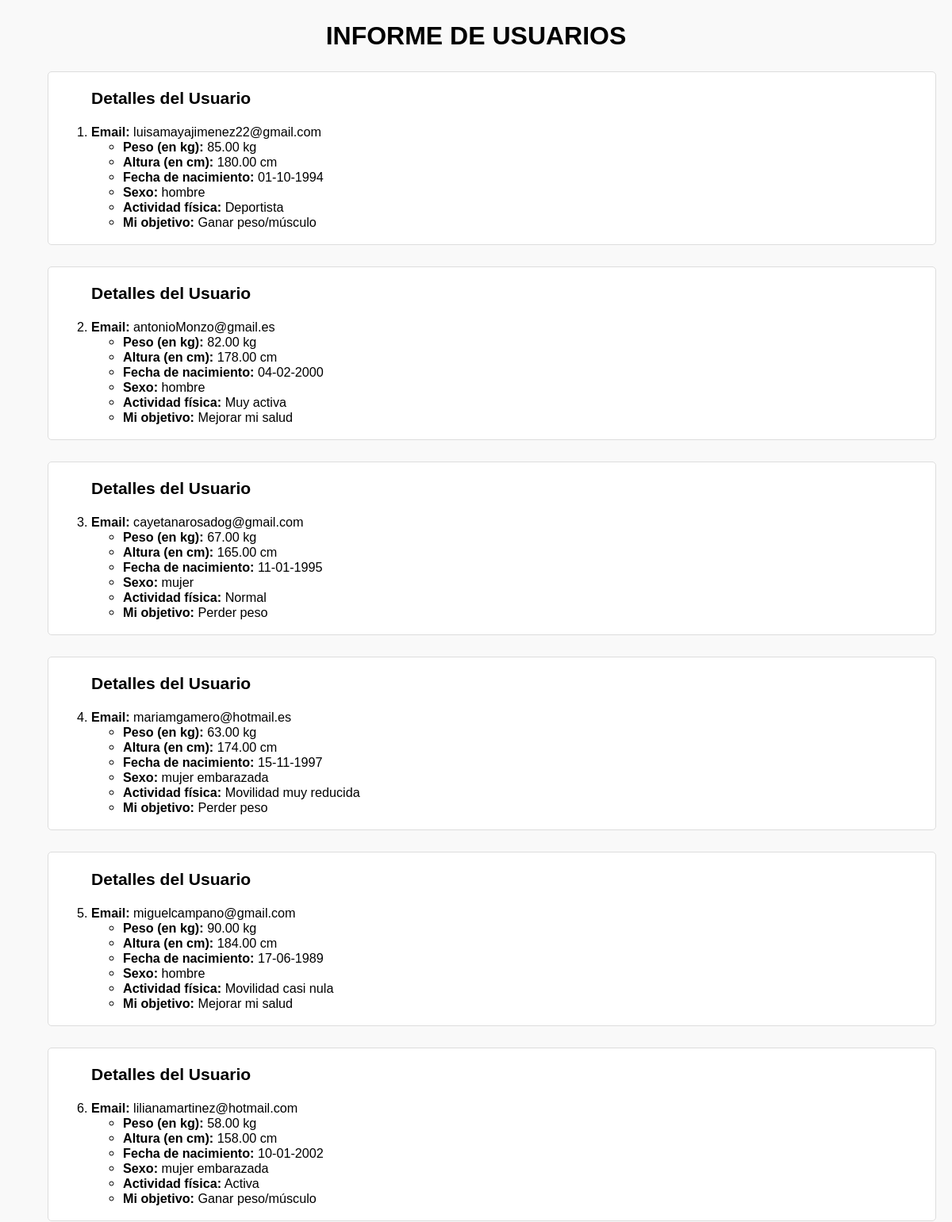
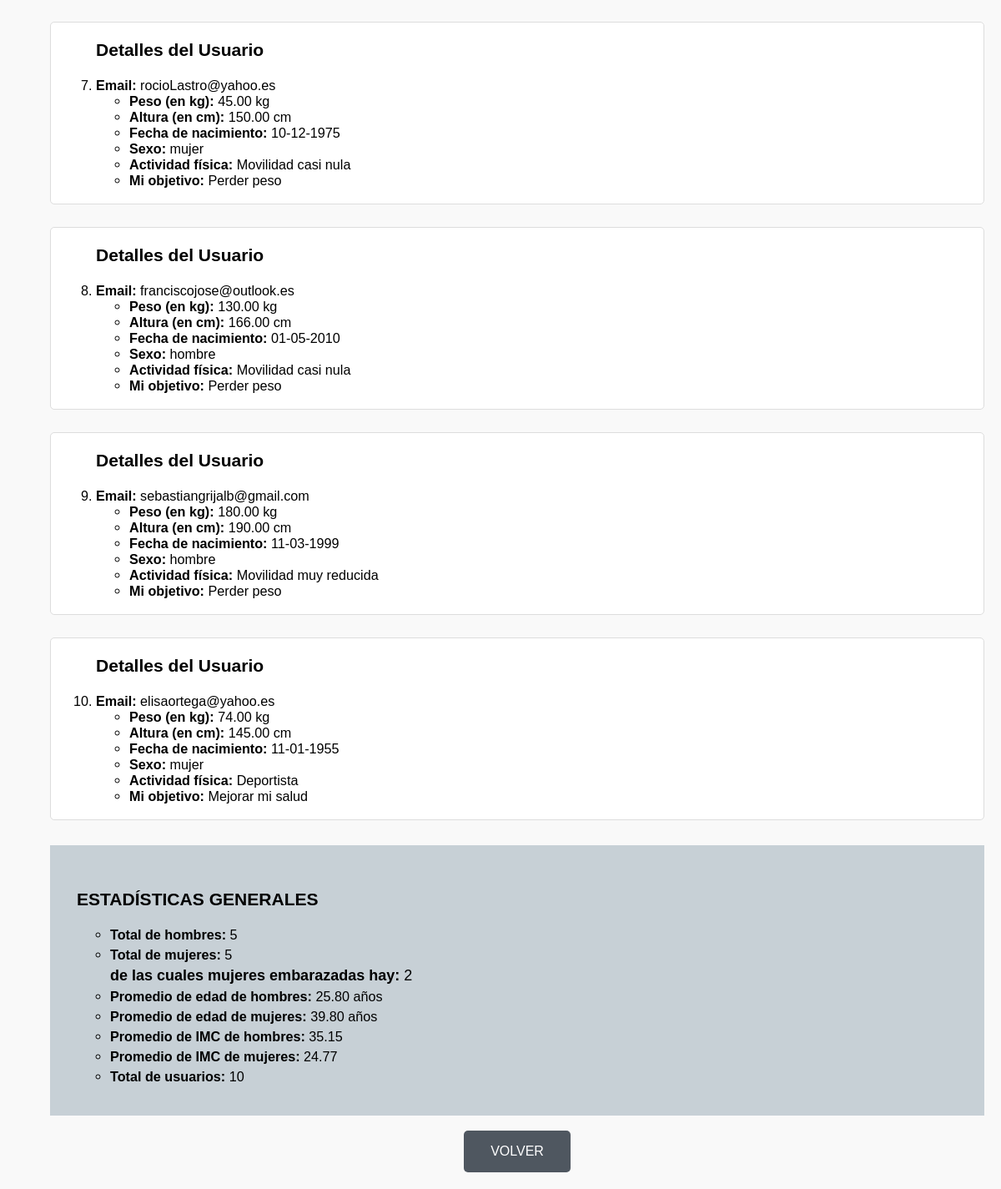
Page /vista/Informe.php on the committed database (2 pictures, top to bottom).
### tables this page shows
CREATE TABLE `usuarios` (
  `id` int(11) NOT NULL,
  `peso` decimal(5,2) NOT NULL,
  `altura` decimal(5,2) NOT NULL,
  `fecha_nacimiento` date NOT NULL,
  `email` varchar(100) NOT NULL,
  `sexo` enum('Mujer','Mujer embarazada','Hombre') NOT NULL,
  `actividad_fisica` enum('Movilidad casi nula','Movilidad muy reducida','Normal','Activa','Muy activa','Deportista') NOT NULL,
  `objetivo` enum('Perder peso','Mejorar mi salud','Ganar peso/músculo') NOT NULL,
  `enfermedad` enum('Diabetes','Cardiovascular','Ninguna') NOT NULL,
  `alimentacion` enum('Como de todo','Soy vegetariano','No como carne ni pescado') NOT NULL,
  `quiero_perder` enum('Más de 5 kilos/mes','De 1 a 5 kilos/mes','Lo que la dieta logre') NOT NULL
);

### vista/Informe.php (the view, shortened to what this page needs)
<!DOCTYPE html>
<html lang="es">
<head>
</head>
<body>
    <?php
    include "../controlador/Conexion.php";
    $conexion = mysqli_connect($host, $usuario, $contraseña, $nombreBD);
    $sql = "SELECT * FROM usuarios";
    $resultado = mysqli_query($conexion, $sql);
    if (mysqli_num_rows($resultado) > 0) {
        echo "<h2>INFORME DE USUARIOS </h2>";
          echo "<ol>";
        while ($fila = mysqli_fetch_assoc($resultado)) {
            $peso = isset($fila['peso']) && is_numeric($fila['peso']) ? $fila['peso'] : 0;
            $altura = isset($fila['altura']) && is_numeric($fila['altura']) ? $fila['altura'] : 0;
            $fecha_nacimiento = isset($fila['fecha_nacimiento']) ? new DateTime($fila['fecha_nacimiento']) : null;
            $sexo = isset($fila['sexo']) ? strtolower($fila['sexo']) : '';
            $actividad_fisica = isset($fila['actividad_fisica']) ? $fila['actividad_fisica'] : '';
            $objetivo = isset($fila['objetivo']) ? $fila['objetivo'] : '';
            $email = (isset($fila['email']) ? $fila['email'] : 'No disponible');
            $fecha_nacimiento = ($fecha_nacimiento ? $fecha_nacimiento->format('d-m-Y') : 'No disponible');
            echo "<div class='usuario'>";
            echo "<h3>Detalles del Usuario</h3>";
            echo "<li><strong>Email:</strong> " . $email . "</li>";
            echo "<ul>";
            echo "<li><strong>Peso (en kg):</strong> " . $peso . " kg</li>";
            echo "<li><strong>Altura (en cm):</strong> " . $altura . " cm</li>";
            echo "<li><strong>Fecha de nacimiento:</strong> " . $fecha_nacimiento . "</li>";
            echo "<li><strong>Sexo:</strong> " . $sexo . "</li>";
            echo "<li><strong>Actividad física:</strong> " . $actividad_fisica . "</li>";
            echo "<li><strong>Mi objetivo:</strong> " . $objetivo . "</li>";
            echo "</ul>";
            echo "</div>";
            $sql = " SELECT
            (SELECT COUNT(*) FROM usuarios WHERE sexo = 'Hombre') AS total_hombres,
            (SELECT COUNT(*) FROM usuarios WHERE sexo IN ('Mujer', 'Mujer embarazada')) AS total_mujeres,
            (SELECT COUNT(*) FROM usuarios WHERE sexo = 'Mujer embarazada') AS total_mujeres_embarazadas,
            (SELECT AVG(TIMESTAMPDIFF(YEAR, fecha_nacimiento, CURDATE())) FROM usuarios WHERE sexo = 'Hombre') AS promedio_edad_hombres,
            (SELECT AVG(TIMESTAMPDIFF(YEAR, fecha_nacimiento, CURDATE())) FROM usuarios WHERE sexo IN ('Mujer', 'Mujer embarazada')) AS promedio_edad_mujeres,
            (SELECT AVG(peso / POW(altura / 100, 2)) FROM usuarios WHERE sexo = 'Hombre' AND altura > 0) AS promedio_imc_hombres,
            (SELECT AVG(peso / POW(altura / 100, 2)) FROM usuarios WHERE sexo IN ('Mujer', 'Mujer embarazada') AND altura > 0) AS promedio_imc_mujeres,
            (SELECT COUNT(*) FROM usuarios) AS total_usuarios";
            $result_check = mysqli_query($conexion, $sql);
            $row = mysqli_fetch_assoc($result_check);
            $total_hombres = $row['total_hombres'];
            $total_mujeres = $row['total_mujeres'];
            $total_mujeres_embarazadas = $row['total_mujeres_embarazadas'];
            $promedio_edad_hombres = number_format($row['promedio_edad_hombres'], 2);
            $promedio_edad_mujeres = number_format($row['promedio_edad_mujeres'], 2);
            $promedio_imc_hombres = number_format($row['promedio_imc_hombres'], 2);
            $promedio_imc_mujeres = number_format($row['promedio_imc_mujeres'], 2);
            $total_usuarios = $row['total_usuarios'];
        }
    }
    echo "<div class='estadisticas'>";
    echo "<h3>ESTADÍSTICAS GENERALES</h3>";
    echo "<ul>";
    echo "<li><strong>Total de hombres:</strong> $total_hombres</li>";
    echo "<li><strong>Total de mujeres:</strong> $total_mujeres</li>";
    echo "<strong>de las cuales mujeres embarazadas hay:</strong> $total_mujeres_embarazadas";
    echo "<li><strong>Promedio de edad de hombres:</strong> $promedio_edad_hombres años</li>";
    echo "<li><strong>Promedio de edad de mujeres:</strong> $promedio_edad_mujeres años</li>";
    echo "<li><strong>Promedio de IMC de hombres:</strong> $promedio_imc_hombres</li>";
    echo "<li><strong>Promedio de IMC de mujeres:</strong> $promedio_imc_mujeres</li>";
    echo "<li><strong>Total de usuarios:</strong> $total_usuarios</li>";
    echo "</ul>";
    echo "</div>";
    ?>
      <div class="buttons-container">
            <a href="../Index.php" class="btn">VOLVER</a>
    </div>
</body>
</html>

### controlador/Conexion.php (shortened to what this page needs)
<!DOCTYPE html>
<html lang="en">
<head>
</head>
<body>
</body>
</html>

### vista/Informe.php (style rules this page uses)
body { font-family: Arial, sans-serif; margin: 20px; background-color: #f9f9f9; }
h2 { text-align: center; font-size: 2em; }
a { text-decoration: none; }
ol { font-size: 18px; }
li { font-size: 0.9em; }
.usuario { background-color: #fff; border: 1px solid #ddd; padding-left: 3em; padding-bottom: 1em; margin-bottom: 1.5em; border-radius: 5px; }
.estadisticas { margin-top: 30px; background-color: rgb(199, 208, 214); padding: 2rem; }
.estadisticas li { margin: 5px 0; }
.buttons-container { display: flex; justify-content: center; margin-top: 1em; }
.btn { background-color: rgb(79, 87, 96); color: white; padding: 1em 2em; font-size: 16px; border-radius: 5px; cursor: pointer; transition: 0.3s; display: block; }

### rows in the picture
usuarios: email "luisamayajimenez22@gmail.com", peso "85.00", altura "180.00", fecha_nacimiento "01-10-1994", sexo "hombre", actividad_fisica "Deportista", objetivo "Ganar peso/músculo"
usuarios: email "antonioMonzo@gmail.es", peso "82.00", altura "178.00", fecha_nacimiento "04-02-2000", sexo "hombre", actividad_fisica "Muy activa", objetivo "Mejorar mi salud"
usuarios: email "cayetanarosadog@gmail.com", peso "67.00", altura "165.00", fecha_nacimiento "11-01-1995", sexo "mujer", actividad_fisica "Normal", objetivo "Perder peso"
usuarios: email "mariamgamero@hotmail.es", peso "63.00", altura "174.00", fecha_nacimiento "15-11-1997", sexo "mujer embarazada", actividad_fisica "Movilidad muy reducida", objetivo "Perder peso"
usuarios: email "miguelcampano@gmail.com", peso "90.00", altura "184.00", fecha_nacimiento "17-06-1989", sexo "hombre", actividad_fisica "Movilidad casi nula", objetivo "Mejorar mi salud"
usuarios: email "lilianamartinez@hotmail.com", peso "58.00", altura "158.00", fecha_nacimiento "10-01-2002", sexo "mujer embarazada", actividad_fisica "Activa", objetivo "Ganar peso/músculo"
usuarios: email "rocioLastro@yahoo.es", peso "45.00", altura "150.00", fecha_nacimiento "10-12-1975", sexo "mujer", actividad_fisica "Movilidad casi nula", objetivo "Perder peso"
usuarios: email "franciscojose@outlook.es", peso "130.00", altura "166.00", fecha_nacimiento "01-05-2010", sexo "hombre", actividad_fisica "Movilidad casi nula", objetivo "Perder peso"
usuarios: email "sebastiangrijalb@gmail.com", peso "180.00", altura "190.00", fecha_nacimiento "11-03-1999", sexo "hombre", actividad_fisica "Movilidad muy reducida", objetivo "Perder peso"
usuarios: email "elisaortega@yahoo.es", peso "74.00", altura "145.00", fecha_nacimiento "11-01-1955", sexo "mujer", actividad_fisica "Deportista", objetivo "Mejorar mi salud"

### other values in the picture
$total_hombres "5"
$total_mujeres "5"
$total_mujeres_embarazadas "2"
$promedio_edad_hombres "25.80"
$promedio_edad_mujeres "39.80"
$promedio_imc_hombres "35.15"
$promedio_imc_mujeres "24.77"
$total_usuarios "10"
